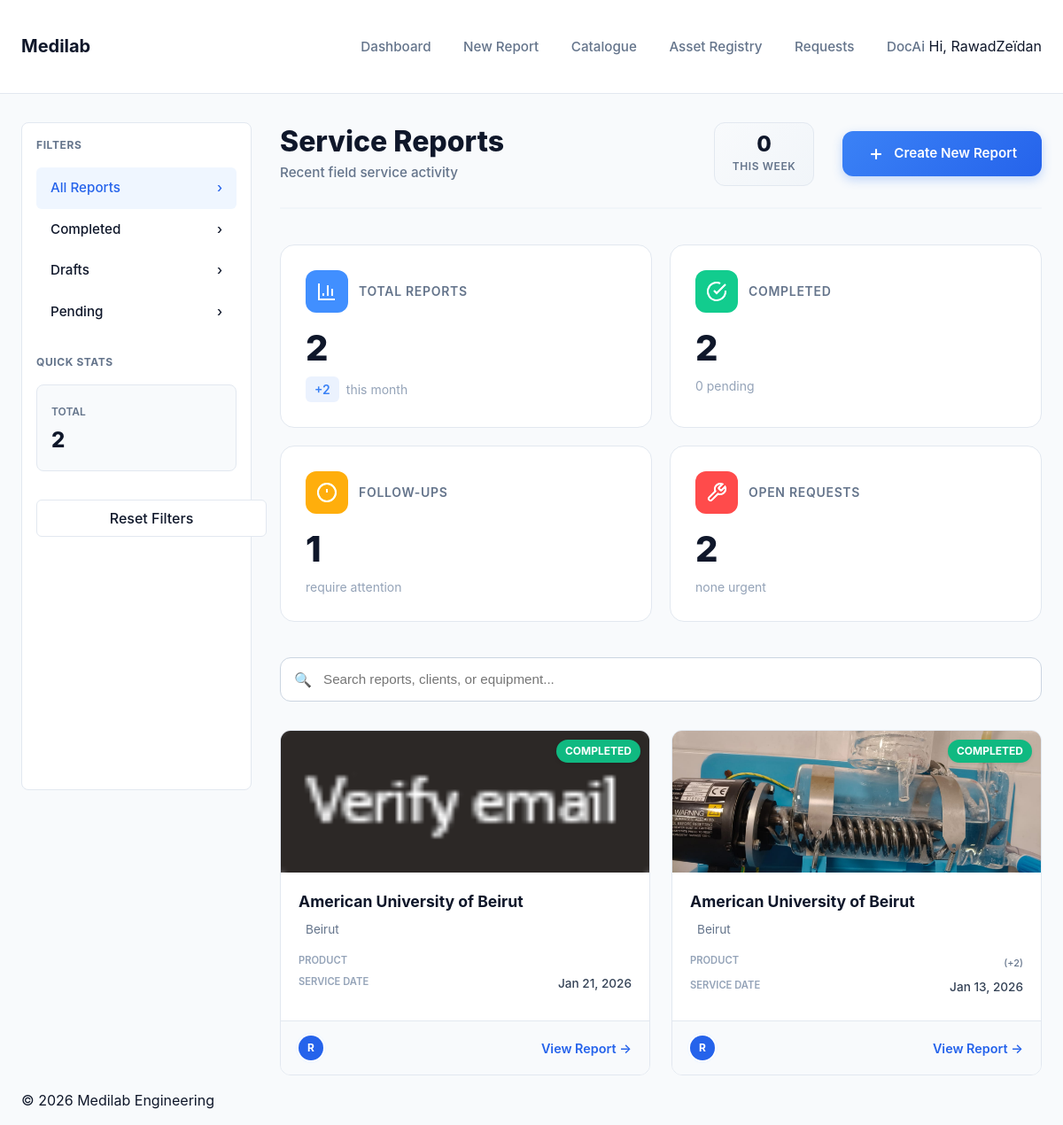
Screenshot of / (signed in) with the database file from the repository.
### core/models.py (models this page shows, shortened)
class ServiceReport(models.Model):
    STATUS_CHOICES = [
        ('Draft', 'Draft'),
        ('Pending', 'Pending Review'),
        ('Completed', 'Completed'),
    ]
    client_name = models.CharField(max_length=200, blank=True, null=True)
    project_reference = models.CharField(max_length=100, blank=True, null=True, help_text="Project Reference / Contract Number")
    location = models.CharField(max_length=200, blank=True, null=True, help_text="City / Facility / Department")
    donor = models.CharField(max_length=200, blank=True, null=True)
    service_date = models.DateTimeField(blank=True, null=True)
    maintenance_request = models.ForeignKey('MaintenanceRequest', on_delete=models.SET_NULL, null=True, blank=True, related_name='service_reports')
    engineer = models.ForeignKey(User, on_delete=models.CASCADE)
    issue_description = models.TextField(blank=True, null=True)
    work_performed = models.TextField(blank=True, null=True)
    parts_used = models.TextField(blank=True, null=True)
    service_type = models.CharField(max_length=255, help_text="Comma-separated service types", blank=True, null=True)
    billing_category = models.CharField(max_length=255, help_text="Comma-separated billing categories", blank=True, null=True)
    final_status = models.CharField(max_length=255, help_text="Comma-separated final status outcomes", blank=True, null=True)
    status = models.CharField(max_length=20, choices=STATUS_CHOICES, default='Draft')
    follow_up_required = models.BooleanField(default=False)
    client_representative_name = models.CharField(max_length=200, blank=True, null=True)
    client_phone_number = models.CharField(max_length=20, blank=True, null=True, help_text="Contact number for the client")
    client_signature = models.ImageField(upload_to='signatures/', blank=True, null=True)
    created_at = models.DateTimeField(auto_now_add=True)
    updated_at = models.DateTimeField(auto_now=True)

class ReportImage(models.Model):
    report = models.ForeignKey(ServiceReport, related_name='images', on_delete=models.CASCADE)
    image = models.ImageField(upload_to='report_photos/')
    caption = models.CharField(max_length=255, blank=True, null=True)

### core/views.py (the view, shortened to what this page needs)
# urls.py: path('', DashboardView.as_view(), name='dashboard'),
class DashboardView(LoginRequiredMixin, ListView):
    model = ServiceReport
    template_name = 'core/dashboard.html'
    context_object_name = 'reports'
    paginate_by = 20
    def get_queryset(self):
        queryset = super().get_queryset().order_by('-created_at')
        search_query = self.request.GET.get('q')
        status_filter = self.request.GET.get('status')
        if status_filter:
            queryset = queryset.filter(status=status_filter)
        return queryset
    def get_context_data(self, **kwargs):
        context = super().get_context_data(**kwargs)
        now = timezone.now()
        week_ago = now - timedelta(days=7)
        month_ago = now - timedelta(days=30)
        context.update({
            'total_reports': ServiceReport.objects.count(),
            'reports_this_week': ServiceReport.objects.filter(created_at__gte=week_ago).count(),
            'reports_this_month': ServiceReport.objects.filter(created_at__gte=month_ago).count(),
            'draft_count': ServiceReport.objects.filter(status='Draft').count(),
            'pending_count': ServiceReport.objects.filter(status='Pending').count(),
            'completed_count': ServiceReport.objects.filter(status='Completed').count(),
            'follow_ups_needed': ServiceReport.objects.filter(follow_up_required=True, status__in=['Completed', 'Pending']).count(),
            'open_requests': MaintenanceRequest.objects.filter(status='Open').count(),
            'urgent_requests': MaintenanceRequest.objects.filter(urgency='Emergency', status__in=['Open', 'Scheduled']).count(),
            'top_equipment': (
                ReportItem.objects.values('equipment__product__name')
                .annotate(count=Count('id')).order_by('-count')[:5]
            )
        })
        return context

### templates/core/dashboard.html (shortened to what this page needs)
{% extends 'base.html' %}
{% load static %}
{% block content %}
<div class="dashboard-container">
    <aside class="dashboard-sidebar">
        <div class="sidebar-title">Filters</div>
        <div class="filter-group">
            <a href="?status=" class="filter-item {% if not request.GET.status %}active{% endif %}">
                <span>All Reports</span>
                <span>&#8250;</span>
            </a>
            <a href="?status=Completed" class="filter-item {% if request.GET.status == 'Completed' %}active{% endif %}">
                <span>Completed</span>
                <span>&#8250;</span>
            </a>
            <a href="?status=Draft" class="filter-item {% if request.GET.status == 'Draft' %}active{% endif %}">
                <span>Drafts</span>
                <span>&#8250;</span>
            </a>
            <a href="?status=Pending" class="filter-item {% if request.GET.status == 'Pending' %}active{% endif %}">
                <span>Pending</span>
                <span>&#8250;</span>
            </a>
        </div>
        <div class="sidebar-title">Quick Stats</div>
        <div style="display: flex; gap: 10px;">
            <div class="quick-stat-card" style="flex:1;">
                <span class="stat-label">Total</span>
                <span class="stat-value">{{ page_obj.paginator.count }}</span>
            </div>
        </div>
        <a href="{% url 'dashboard' %}" class="btn btn-secondary" style="width: 100%; margin-top: 1rem; justify-content: center;">Reset Filters</a>
    </aside>
    <main class="dashboard-main">
        <div class="dashboard-header-modern">
            <div class="header-content">
                <div class="header-title-group">
                    <h1 class="page-title-modern">Service Reports</h1>
                    <p class="page-subtitle">Recent field service activity</p>
                </div>
                <div class="header-stats-mini">
                    <div class="mini-stat">
                        <span class="mini-stat-value">{{ reports_this_week }}</span>
                        <span class="mini-stat-label">This Week</span>
                    </div>
                </div>
            </div>
            <a href="{% url 'report_create' %}" class="btn-create-modern">
                <svg width="20" height="20" viewBox="0 0 24 24" fill="none" stroke="currentColor" stroke-width="2.5">
                    <line x1="12" y1="5" x2="12" y2="19"></line>
                    <line x1="5" y1="12" x2="19" y2="12"></line>
                </svg>
                <span class="desktop-only">Create New Report</span>
            </a>
        </div>
        <div class="analytics-grid">
            <div class="analytics-card analytics-primary">
                <div class="analytics-header">
                    <div class="analytics-icon-circle">
                        <svg width="24" height="24" viewBox="0 0 24 24" fill="none" stroke="currentColor" stroke-width="2">
                            <path d="M3 3v18h18"/>
                            <path d="M18 17V9"/>
                            <path d="M13 17V5"/>
                            <path d="M8 17v-3"/>
                        </svg>
                    </div>
                    <span class="analytics-label">Total Reports</span>
                </div>
                <div class="analytics-value">{{ total_reports }}</div>
                <div class="analytics-footer">
                    <span class="analytics-trend">+{{ reports_this_month }}</span>
                    <span class="analytics-sub">this month</span>
                </div>
            </div>
            <div class="analytics-card analytics-success">
                <div class="analytics-header">
                    <div class="analytics-icon-circle">
                        <svg width="24" height="24" viewBox="0 0 24 24" fill="none" stroke="currentColor" stroke-width="2">
                            <path d="M22 11.08V12a10 10 0 1 1-5.93-9.14"/>
                            <polyline points="22 4 12 14.01 9 11.01"/>
                        </svg>
                    </div>
                    <span class="analytics-label">Completed</span>
                </div>
                <div class="analytics-value">{{ completed_count }}</div>
                <div class="analytics-footer">
                    <span class="analytics-sub">{{ pending_count }} pending</span>
                </div>
            </div>
            <div class="analytics-card analytics-warning">
                <div class="analytics-header">
                    <div class="analytics-icon-circle">
                        <svg width="24" height="24" viewBox="0 0 24 24" fill="none" stroke="currentColor" stroke-width="2">
                            <circle cx="12" cy="12" r="10"/>
                            <line x1="12" y1="8" x2="12" y2="12"/>
                            <line x1="12" y1="16" x2="12.01" y2="16"/>
                        </svg>
                    </div>
                    <span class="analytics-label">Follow-ups</span>
                </div>
                <div class="analytics-value">{{ follow_ups_needed }}</div>
                <div class="analytics-footer">
                    <span class="analytics-sub">require attention</span>
                </div>
            </div>
            <div class="analytics-card analytics-danger">
                <div class="analytics-header">
                    <div class="analytics-icon-circle">
                        <svg width="24" height="24" viewBox="0 0 24 24" fill="none" stroke="currentColor" stroke-width="2">
                            <path d="M14.7 6.3a1 1 0 0 0 0 1.4l1.6 1.6a1 1 0 0 0 1.4 0l3.77-3.77a6 6 0 0 1-7.94 7.94l-6.91 6.91a2.12 2.12 0 0 1-3-3l6.91-6.91a6 6 0 0 1 7.94-7.94l-3.76 3.76z"/>
                        </svg>
                    </div>
                    <span class="analytics-label">Open Requests</span>
                </div>
                <div class="analytics-value">{{ open_requests }}</div>
                <div class="analytics-footer">
                    {% if urgent_requests %}
                    <span class="analytics-trend urgent">{{ urgent_requests }} urgent</span>
                    {% else %}
                    <span class="analytics-sub">none urgent</span>
                    {% endif %}
                </div>
            </div>
        </div>
        <form method="get" class="search-form">
             <div class="search-input-wrapper">
                <span class="search-icon">🔍</span>
                <input type="text" name="q" placeholder="Search reports, clients, or equipment..." class="form-control" value="{{ request.GET.q }}">
             </div>
        </form>
        <div class="modern-grid">
            {% for report in reports %}
            <div class="modern-card">
                <div class="card-image-header">
                    {% if report.images.first %}
                        <img src="{{ report.images.first.image.url }}" alt="Report Image">
                    {% else %}
                        <div style="width:100%; height:100%; background: linear-gradient(45deg, #f1f5f9 25%, #e2e8f0 25%, #e2e8f0 50%, #f1f5f9 50%, #f1f5f9 75%, #e2e8f0 75%, #e2e8f0 100%); background-size: 20px 20px; opacity: 0.5;"></div>
                    {% endif %}
                    <span class="card-status-badge badge-{{ report.status|lower }}">{{ report.status }}</span>
                </div>
                <div class="modern-card-body">
                    <h3>{{ report.client_name }}</h3>
                    <div class="modern-card-meta">
                         {{ report.location }}
                    </div>
                    <div class="modern-info-row">
                        <span class="modern-info-label">Product</span>
                        <div class="modern-info-value" style="max-width: 160px; text-overflow: ellipsis; overflow: hidden; white-space: nowrap;">
                            {% with first_item=report.items.first count=report.items.count %}
                                {% if first_item %}
                                    {{ first_item.product.name }}{% if count > 1 %} <span style="color:var(--text-muted); font-size:0.8em;">(+{{ count|add:"-1" }})</span>{% endif %}
                                {% else %}
                                    <span style="color:var(--text-muted);">-</span>
                                {% endif %}
                            {% endwith %}
                        </div>
                    </div>
                    <div class="modern-info-row">
                        <span class="modern-info-label">Service Date</span>
                        <span class="modern-info-value">{{ report.service_date|date:"M d, Y" }}</span>
                    </div>
                </div>
                <div class="modern-card-footer">
                    <div class="engineer-avatar" title="{{ report.engineer.username }}">
                        {{ report.engineer.username|make_list|first|upper }}
                    </div>
                    {% if report.status == 'Draft' %}
                         <a href="{% url 'report_update' report.pk %}" class="view-link">Resume Editing &#9998;</a>
                         <a href="{% url 'report_detail' report.pk %}" class="view-link">View Report &#8594;</a>
                    {% else %}
                        <a href="{% url 'report_detail' report.pk %}" class="view-link">View Report &#8594;</a>
                    {% endif %}
                </div>
            </div>
            {% empty %}
            <div style="grid-column: 1/-1; text-align: center; padding: 4rem; color: #64748b;">
                <h3>No reports found</h3>
                <p>Try adjusting your search or filters.</p>
            </div>
            {% endfor %}
        </div>
    </main>
</div>
{% endblock %}

### templates/base.html (shortened to what this page needs)
{% load static %}
<!DOCTYPE html>
<html lang="en">
<head>
    <link rel="stylesheet" href="{% static 'css/styles.css' %}?v=3.0">
</head>
<body>
    <header class="app-header">
        <div class="container">
            <h1 class="logo"><a href="{% url 'dashboard' %}">Medilab</a></h1>
            <nav class="main-nav">
                <a href="{% url 'dashboard' %}" class="nav-link">Dashboard</a>
                <a href="{% url 'report_create' %}" class="nav-link">New Report</a>
                <a href="{% url 'product_list' %}" class="nav-link">Catalogue</a>
                <a href="{% url 'equipment_list' %}" class="nav-link">Asset Registry</a>
                <a href="{% url 'request_list' %}" class="nav-link">Requests</a>
                <a href="{% url 'docai:home' %}" class="nav-link">DocAi</a>
                {% if user.is_authenticated %}
                    <span class="user-greeting">Hi, {{ user.username }}</span>
                {% endif %}
            </nav>
        </div>
    </header>
    <main class="container">
        {% block content %}
        {% endblock %}
    </main>
    <footer class="app-footer">
        <div class="container">
            <p>&copy; 2026 Medilab Engineering</p>
        </div>
    </footer>
</body>
</html>

### rows the page displays
ServiceReport: images.first.image (picture), status "COMPLETED", client_name "American University of Beirut", location "Beirut", service_date "Jan 21, 2026", engineer.username|make_list "R", shows "View Report →"
ServiceReport: images.first.image (picture), status "COMPLETED", client_name "American University of Beirut", location "Beirut", items.count|add "2", service_date "Jan 13, 2026", engineer.username|make_list "R", shows "View Report →"

### other values shown
{{ user.username }} "RawadZeïdan"
{{ page_obj.paginator.count }} "2"
{{ reports_this_week }} "0"
{{ total_reports }} "2"
{{ reports_this_month }} "2"
{{ completed_count }} "2"
{{ pending_count }} "0"
{{ follow_ups_needed }} "1"
{{ open_requests }} "2"
